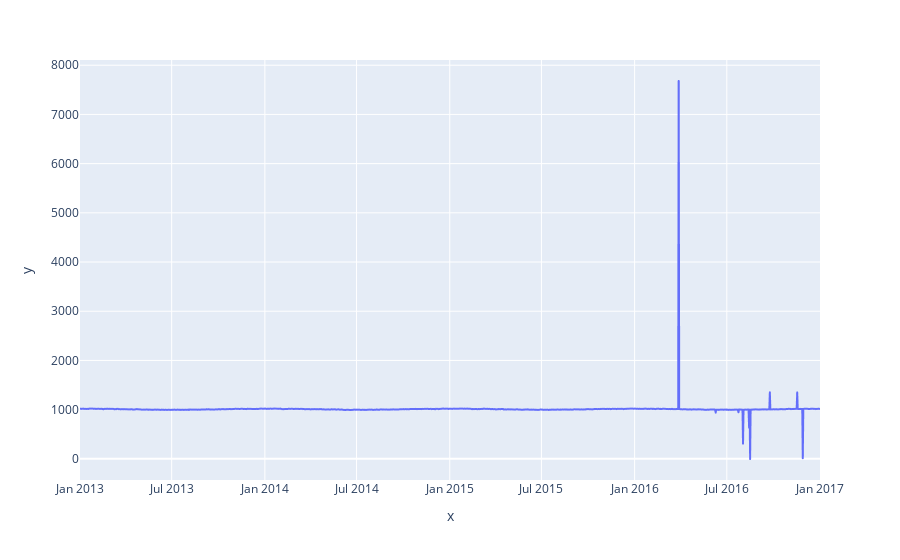

The code cell stored with this chart in its notebook:
### Code cell
px.line(x=df.index, y=df.meanpressure)

### Figure 1 — Plotly figure (JSON) as saved in the notebook; plotly's stock layout.template omitted (floating-point values rounded to 4 significant figures; data arrays with more than 128 entries replaced by an {"elided": "..."} marker saying what was removed)
{"data": [{"hovertemplate": "x=%{x}<br>y=%{y}<extra></extra>", "legendgroup": "", "line": {"color": "#636efa", "dash": "solid"}, "marker": {"symbol": "circle"}, "mode": "lines", "name": "", "showlegend": false, "type": "scattergl", "x": {"elided": "1462 str values"}, "xaxis": "x", "y": {"elided": "1462 float values"}, "yaxis": "y"}], "layout": {"legend": {"tracegroupgap": 0}, "margin": {"t": 60}, "xaxis": {"anchor": "y", "domain": [0, 1], "title": {"text": "x"}}, "yaxis": {"anchor": "x", "domain": [0, 1], "title": {"text": "y"}}}}
